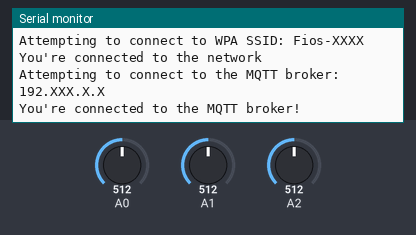
A sketch run on a simulated Arduino MKR. On the bench: the last lines printed to the serial monitor. Inputs (shaded band) come from the test bench; at power-on: A0 = 512, A1 = 512, A2 = 512. WiFi joins after 1.5 s; servers stay silent unless stated; no MQTT or app messages arrive unless stated.

Above: at 2.7 s.
2.8 s: A0 set to 716
At 9.5 s:
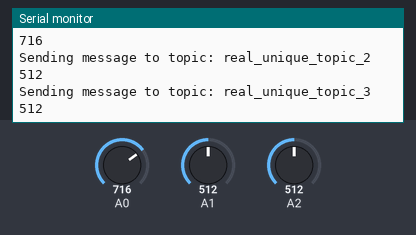
13.6 s: A1 set to 306
At 16.8 s:
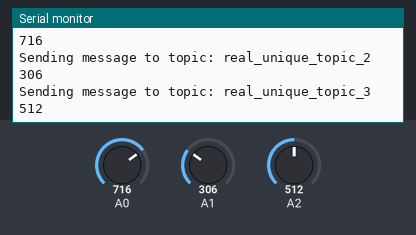
24.4 s: A2 set to 900
At 32.6 s:
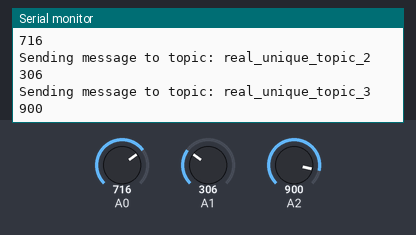
35.2 s: A2 set to 1023
At 41.1 s:
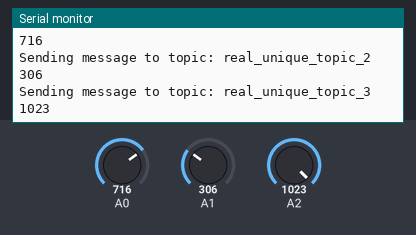
46.0 s: A1 set to 122
At 48.4 s:
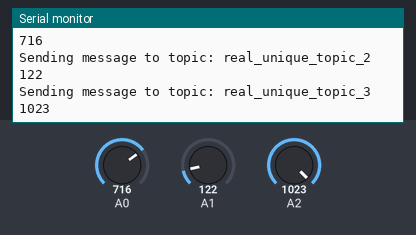
56.8 s: A0 set to 511
Timing chart, 0 to 59.8 s (numbered marks = the images above; inputs shaded):
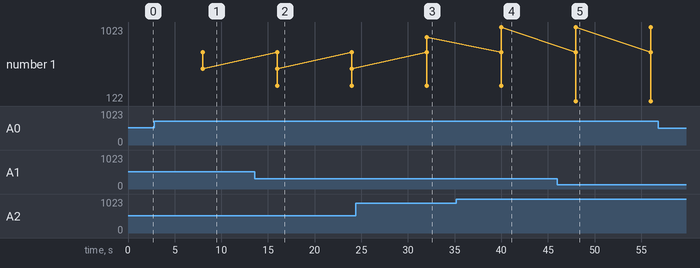

Measured:
- after the input at 2.8 s, the serial monitor: prints a new line after 5.2 s (image 1)
- after the input at 13.6 s, the serial monitor: prints a new line after 2.4 s (image 2)
- after the input at 24.4 s, the serial monitor: prints a new line after 7.6 s (image 3)
- after the input at 35.2 s, the serial monitor: prints a new line after 4.8 s (image 4)
- after the input at 46.0 s, the serial monitor: prints a new line after 2.0 s (image 5)
- plotted number 1: 512 → 900 after the input at 24.4 s, 900 → 1023 after the input at 35.2 s

The sketch:

client_1.ino
```cpp
// File name: client_1.ino
// Decription: Initiating MQTT protocol for Arduino Client. 128 bytes limit for packet size
// Client Role: Pub
// Library Used: ArduinoMqttClient, WifiNINA
// Author: Hoan Pham (mhpham23@vt.edu)
#include <ArduinoMqttClient.h>
#include <WiFiNINA.h>
#include "arduino_secrets.h"

// Macros ////////////////////////////////////////////////////////////////////////////////
#define BAUDRATE 9600
#define DELAY_TIME 5000
#define MSG_INTERVAL 8000
#define CLIENT_ROLE PUB
//////////////////////////////////////////////////////////////////////////////////////////

///////please enter your sensitive data in the Secret tab/arduino_secrets.h //////////////
char ssid[] = SECRET_SSID;        // your network SSID (name)
char pass[] = SECRET_PASS;    // your network password (use for WPA, or use as key for WEP)
///////////////////////////////////////////////////////////////////////////////////////////

//Network Information/////////////////////////////////////////////////////////////////////
const char broker[] = "test.mosquitto.org";
const char localhost_broker[] = MQTT_IP;
int        port     = LISTENING_PORT;
//////////////////////////////////////////////////////////////////////////////////////////

// Declaring topics //////////////////////////////////////////////////////////////////////
const char topic[]  = "real_unique_topic";
const char topic2[]  = "real_unique_topic_2";
const char topic3[]  = "real_unique_topic_3";
//////////////////////////////////////////////////////////////////////////////////////////


// Constructors ///////////////////////////////////////////////////////////////////////////
WiFiClient wifiClient;
MqttClient mqttClient(wifiClient);
//////////////////////////////////////////////////////////////////////////////////////////

// Time tracking /////////////////////////////////////////////////////////////////////////
//set interval for sending messages (milliseconds)
const long interval = MSG_INTERVAL;
unsigned long previousMillis = 0;
int count = 0;
//////////////////////////////////////////////////////////////////////////////////////////

void setup()
{
  // put your setup code here, to run once:
  //Initialize serial port
  Serial.begin(BAUDRATE);

  // attempt to connect to Wifi network:
  Serial.print("Attempting to connect to WPA SSID: ");
  Serial.println(ssid);
  while (WiFi.begin(ssid, pass) != WL_CONNECTED) {
    // failed, retry
    Serial.print(".");
    delay(DELAY_TIME);
  }

  Serial.println("You're connected to the network");
  Serial.println();

  Serial.print("Attempting to connect to the MQTT broker: ");
  Serial.println(localhost_broker);

  if (!mqttClient.connect(localhost_broker, port))
  {
    Serial.print("MQTT connection failed! Error code = ");
    Serial.println(mqttClient.connectError());

    while (1);
  }

  Serial.println("You're connected to the MQTT broker!");

}

void loop() {
  // put your main code here, to run repeatedly:
  // call poll() regularly to allow the library to send MQTT keep alive which
  // avoids being disconnected by the broker
  mqttClient.poll();

  unsigned long currentMillis = millis();

  /* Message task starts here */
  if (currentMillis - previousMillis >= interval)
  {
    // save the last time a message was sent
    previousMillis = currentMillis;

    //record random value from A0, A1 and A2
    int Rvalue = analogRead(A0);
    int Rvalue2 = analogRead(A1);
    int Rvalue3 = analogRead(A2);

    Serial.print("Sending message to topic: ");
    Serial.println(topic);
    Serial.println(Rvalue);

    Serial.print("Sending message to topic: ");
    Serial.println(topic2);
    Serial.println(Rvalue2);

    Serial.print("Sending message to topic: ");
    Serial.println(topic3);
    Serial.println(Rvalue3);

    // send message, the Print interface can be used to set the message contents
    mqttClient.beginMessage(topic);
    mqttClient.print(Rvalue);
    mqttClient.endMessage();

    mqttClient.beginMessage(topic2);
    mqttClient.print(Rvalue2);
    mqttClient.endMessage();

    mqttClient.beginMessage(topic3);
    mqttClient.print(Rvalue3);
    mqttClient.endMessage();

    Serial.println();
  } /* END TASK */


}
```

arduino_secrets.h
```cpp
// File name: arduino_secrets.h
// Decription: Store WIFI name and password
// Author: Hoan Pham (mhpham23@vt.edu)

//Network information//////////////////////////////////////
#define SECRET_SSID "Fios-XXXX" // Network Name
#define SECRET_PASS "XXX" // Network Password
#define MQTT_IP "192.XXX.X.X" // Local Host's IP address
#define LISTENING_PORT 1883 // Listening port on local host
///////////////////////////////////////////////////////////


//Client Roles////////////////////////////////////////////
#define PUB 1
#define SUB 2
#define BOTH 3
/////////////////////////////////////////////////////////
```
